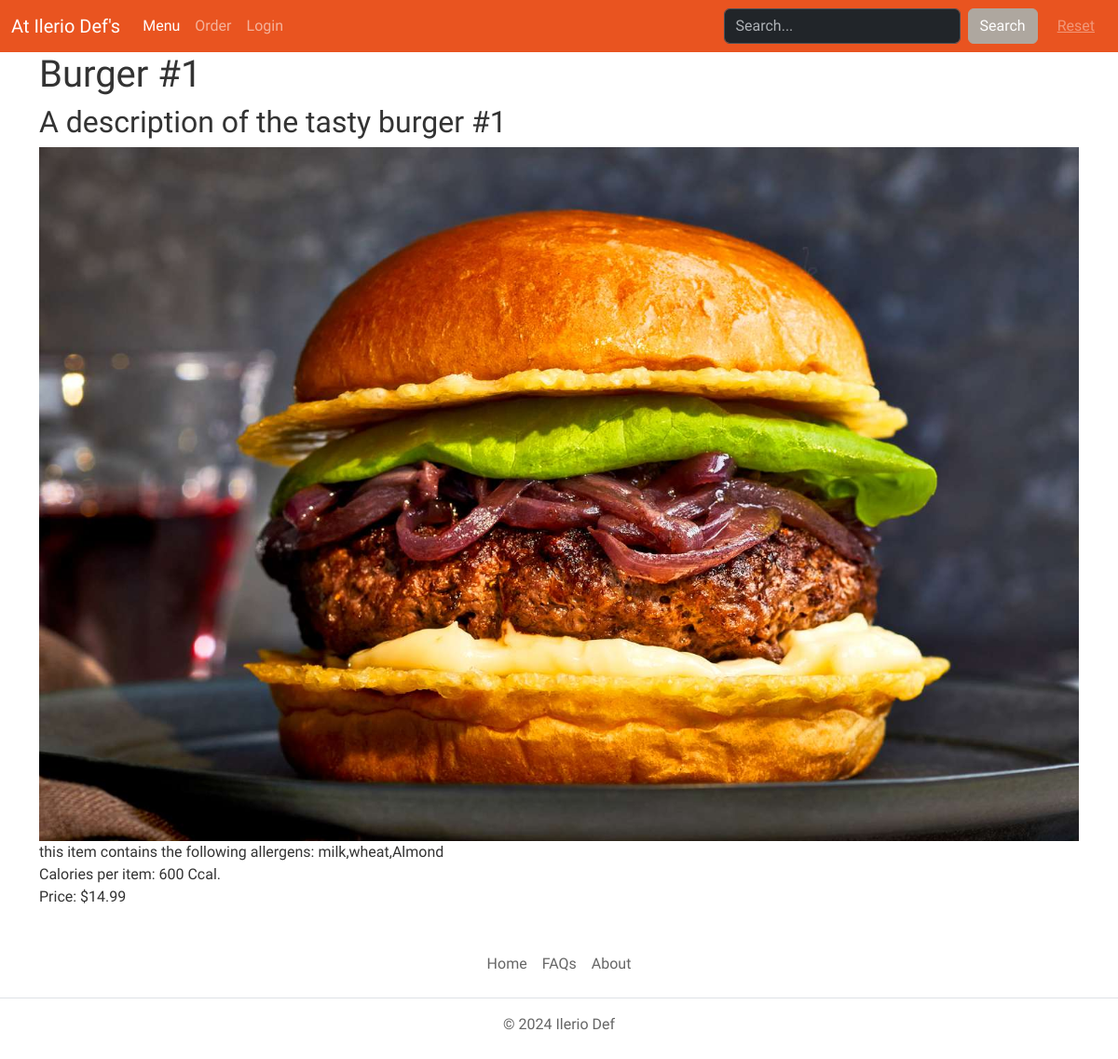
Page /item/1 on the committed database.
### menu/models.py (models this page shows, shortened)
class Item(models.Model):
    name = models.CharField(max_length=50)
    description = models.TextField()
    calories = models.IntegerField()
    allergies = models.ManyToManyField(Allergen, blank=True)
    image = models.ImageField(blank=True)
    category = models.ForeignKey(Category, on_delete=models.CASCADE)
    price = models.DecimalField(max_digits=10, decimal_places=2)
    class Meta:
        ordering = ["category"]
    @property
    def get_allergens(self):
        allergens = Allergen.objects.filter(item__id=self.id)
        if allergens:
            allergens_list = []
            for allergen in allergens:
                allergens_list.append(allergen.name)
            return allergens_list
        return None
    @property
    def get_image_url(self):
        if self.image:
            return self.image.url
        else:
            return "https://placehold.co/600x400.png"

class Allergen(models.Model):
    name = models.CharField(max_length=50)

### menu/views.py (the view)
# urls.py: path("item/<int:pk>", ItemDetailView.as_view(), name="item"),
class ItemDetailView(DetailView):
    model = Item

### menu/templates/menu/item_detail.html
{% extends "core/base.html" %}
{% load static %}
{% block content %}
<h1>{{ item.name }}</h1>
<h2>{{ item.description }}</h2>
<div class="">
    <img class="img-fluid" src="{{ item.get_image_url }}">
</div>
{% if item.get_allergens %}
    <div class="">this item contains the following allergens: {{ item.get_allergens | join:"," }}</div>
    <div class="">Calories per item: {{ item.calories }} Ccal.</div>
    <div>Price: ${{ item.price }}</div>
{% endif %}
{% endblock %}

### rows in the picture
Item: name "Burger #1", description "A description of the tasty burger #1", get_image_url (picture), get_allergens "milk,wheat,Almond", calories "600", price "14.99"
